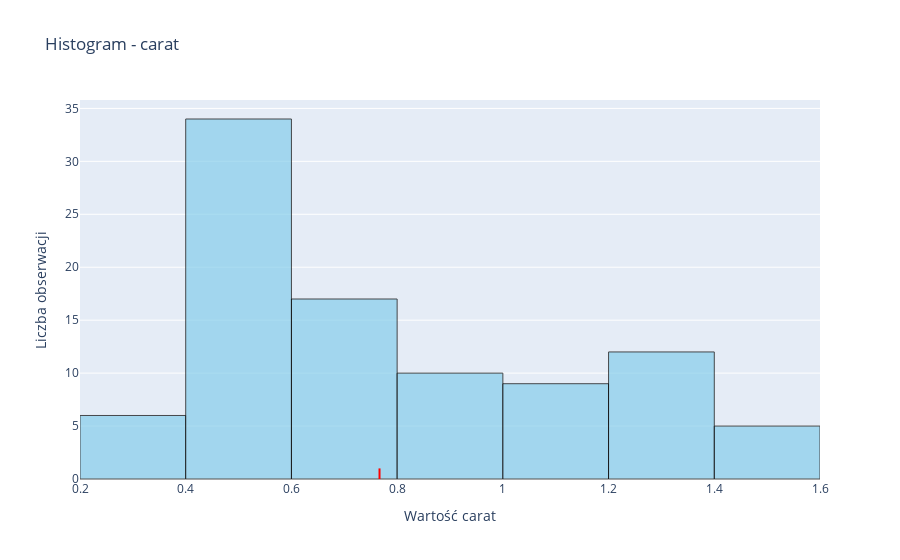
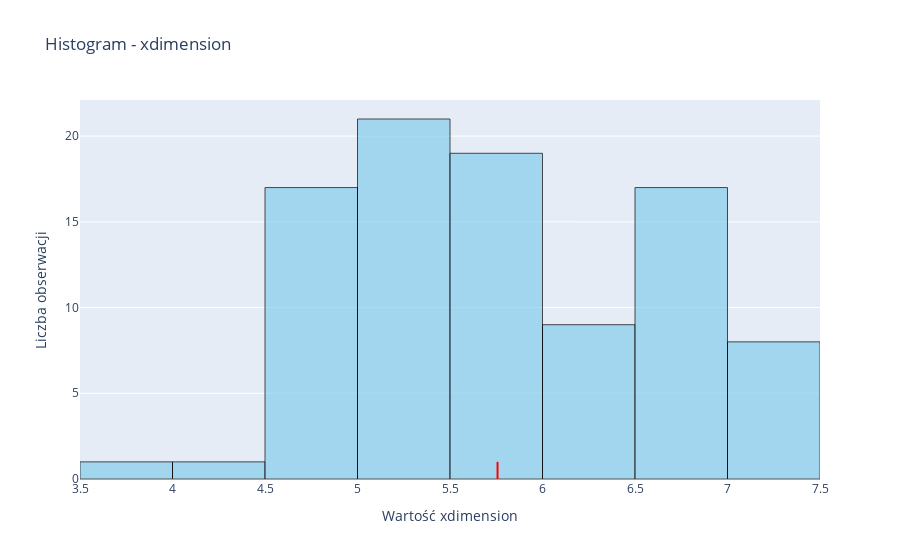
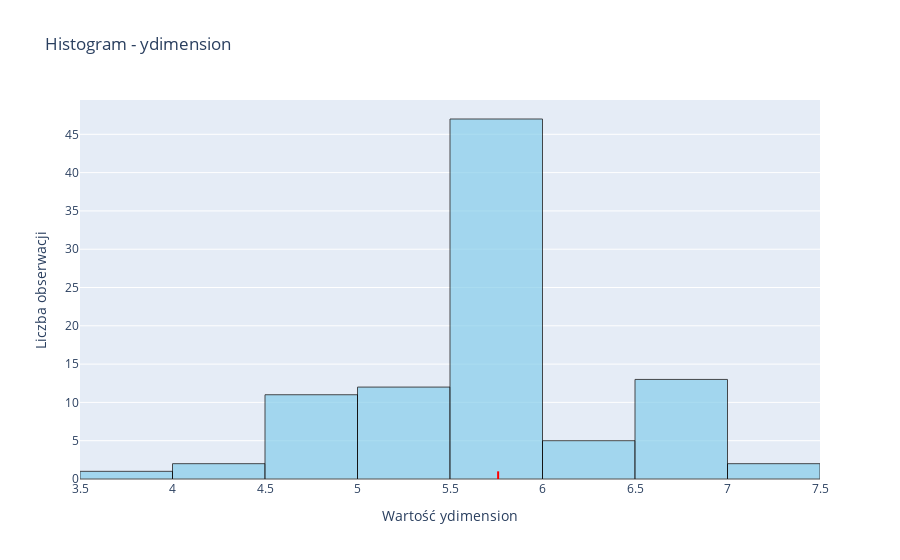
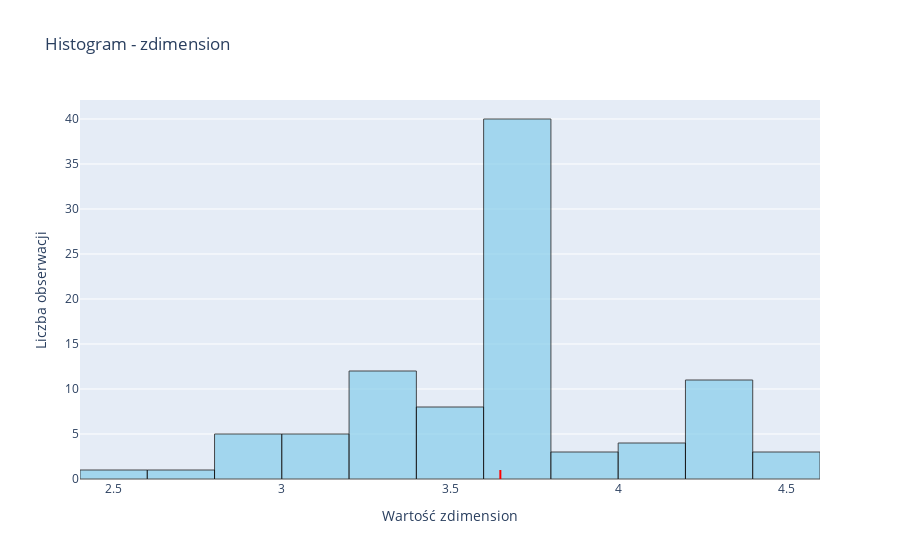

These figures' notebook cell, in order:
### Markdown cell above
WIZUALIZACJA:

### Code cell
import plotly.express as px
import plotly.graph_objects as go

numeric_columns = data_df.select_dtypes(include=['float64', 'int64']).columns

for column in numeric_columns:
    fig = px.histogram(data_df, x=column, title=f'Histogram - {column}', color_discrete_sequence=['skyblue'], opacity=0.7)

    average_column = data_df[column].mean()
    fig.add_shape(
        go.layout.Shape(
            type='line',
            x0=average_column,
            x1=average_column,
            y0=0,
            y1=1,
            line=dict(color='red', width=2)
        )
    )

    fig.update_layout(
        xaxis_title=f'Wartość {column}',
        yaxis_title="Liczba obserwacji",
    )
    fig.update_traces(marker=dict(line=dict(color='black', width=1)))

    fig.show()

### Figure 1 — Plotly figure (JSON) as saved in the notebook; plotly's stock layout.template omitted (floating-point values rounded to 4 significant figures)
{"data": [{"alignmentgroup": "True", "bingroup": "x", "hovertemplate": "carat=%{x}<br>count=%{y}<extra></extra>", "legendgroup": "", "marker": {"color": "skyblue", "line": {"color": "black", "width": 1}, "opacity": 0.7, "pattern": {"shape": ""}}, "name": "", "offsetgroup": "", "orientation": "v", "showlegend": false, "type": "histogram", "x": [0.5, 0.7, 1.2, 0.9, 0.5, 0.55, 0.7, 1.3, 1.4, 0.2, 0.35, 0.55, 0.65, 1.5, 0.9, 0.45, 0.95, 1.05, 0.45, 0.85, 0.95, 0.35, 0.55, 0.75, 0.65, 1.4, 0.3, 1.3, 0.4, 1.15, 0.55, 0.35, 0.75, 0.4, 0.55, 0.7, 0.9, 0.5, 1.2, 0.55, 1.3, 0.75, 0.5, 1.1, 0.9, 0.5, 1.15, 0.7, 0.65, 0.55, 0.6, 0.75, 1.4, 1.05, 0.55, 1.15, 0.7, 1.3, 1.2, 0.5, 0.45, 0.6, 1.1, 0.45, 0.7, 0.8, 0.55, 1.3, 0.5, 1.05, 0.4, 0.55, 0.8, 0.4, 0.85, 0.45, 1.2, 0.5, 1.4, 0.75, 0.4, 0.75, 1.35, 1.25, 0.5, 0.45, 0.55, 1.2, 0.35, 0.5, 1.15, 0.4, 0.45], "xaxis": "x", "yaxis": "y"}], "layout": {"barmode": "relative", "legend": {"tracegroupgap": 0}, "shapes": [{"line": {"color": "red", "width": 2}, "type": "line", "x0": 0.7667, "x1": 0.7667, "y0": 0, "y1": 1}], "title": {"text": "Histogram - carat"}, "xaxis": {"anchor": "y", "domain": [0, 1], "title": {"text": "Wartość carat"}}, "yaxis": {"anchor": "x", "domain": [0, 1], "title": {"text": "Liczba obserwacji"}}}}

### Figure 2 — Plotly figure (JSON) as saved in the notebook; plotly's stock layout.template omitted (floating-point values rounded to 4 significant figures)
{"data": [{"alignmentgroup": "True", "bingroup": "x", "hovertemplate": "xdimension=%{x}<br>count=%{y}<extra></extra>", "legendgroup": "", "marker": {"color": "skyblue", "line": {"color": "black", "width": 1}, "opacity": 0.7, "pattern": {"shape": ""}}, "name": "", "offsetgroup": "", "orientation": "v", "showlegend": false, "type": "histogram", "x": [5.1, 5.7, 5.9, 6, 5.1, 5.3, 5.9, 6.9, 7.1, 3.9, 4.5, 5.4, 5.6, 7.2, 6.1, 4.9, 6.3, 6.6, 4.8, 5.8, 6.3, 4.6, 5.4, 5.7, 5.6, 7.1, 4.4, 6.9, 4.8, 6.5, 5.3, 4.5, 5.8, 4.7, 5.3, 5.7, 6.2, 5.2, 6.8, 5.4, 6.9, 5.9, 5.1, 6.6, 6.2, 5.2, 6.7, 5.7, 5.6, 5.3, 5.5, 5.9, 7.1, 6.7, 5.3, 6.8, 5.7, 7, 6.9, 5.1, 4.9, 5.5, 6.7, 4.9, 5.7, 6, 5.4, 7, 5.2, 6.6, 4.7, 5.3, 6.1, 4.8, 6.2, 4.9, 6.9, 5.1, 7.2, 5.9, 4.7, 5.9, 7.2, 6.9, 5.2, 4.8, 5.4, 6.8, 4.5, 5.1, 6.8, 4.7, 4.9], "xaxis": "x", "yaxis": "y"}], "layout": {"barmode": "relative", "legend": {"tracegroupgap": 0}, "shapes": [{"line": {"color": "red", "width": 2}, "type": "line", "x0": 5.757, "x1": 5.757, "y0": 0, "y1": 1}], "title": {"text": "Histogram - xdimension"}, "xaxis": {"anchor": "y", "domain": [0, 1], "title": {"text": "Wartość xdimension"}}, "yaxis": {"anchor": "x", "domain": [0, 1], "title": {"text": "Liczba obserwacji"}}}}

### Figure 3 — Plotly figure (JSON) as saved in the notebook; plotly's stock layout.template omitted (floating-point values rounded to 4 significant figures)
{"data": [{"alignmentgroup": "True", "bingroup": "x", "hovertemplate": "ydimension=%{x}<br>count=%{y}<extra></extra>", "legendgroup": "", "marker": {"color": "skyblue", "line": {"color": "black", "width": 1}, "opacity": 0.7, "pattern": {"shape": ""}}, "name": "", "offsetgroup": "", "orientation": "v", "showlegend": false, "type": "histogram", "x": [5.15, 5.85, 6.82, 5.85, 5.85, 5.29, 5.79, 5.85, 7.12, 3.89, 4.52, 5.42, 5.85, 7.18, 6.12, 4.91, 5.85, 6.58, 4.82, 5.82, 6.31, 5.85, 5.85, 5.71, 5.58, 5.85, 4.41, 5.85, 4.78, 5.85, 5.85, 4.52, 5.81, 4.69, 5.85, 5.69, 6.22, 5.85, 5.85, 5.85, 6.92, 5.85, 5.85, 6.58, 5.85, 5.23, 6.71, 5.68, 5.57, 5.85, 5.49, 5.88, 5.85, 6.68, 5.29, 6.82, 5.68, 5.85, 6.89, 5.85, 5.85, 5.49, 5.85, 4.88, 5.85, 5.85, 5.39, 5.85, 5.19, 6.62, 5.85, 5.85, 6.08, 4.78, 6.21, 5.85, 6.88, 5.12, 5.85, 5.91, 4.69, 5.89, 5.85, 6.91, 5.85, 4.81, 5.38, 6.81, 4.49, 5.11, 6.85, 5.85, 4.89], "xaxis": "x", "yaxis": "y"}], "layout": {"barmode": "relative", "legend": {"tracegroupgap": 0}, "shapes": [{"line": {"color": "red", "width": 2}, "type": "line", "x0": 5.76, "x1": 5.76, "y0": 0, "y1": 1}], "title": {"text": "Histogram - ydimension"}, "xaxis": {"anchor": "y", "domain": [0, 1], "title": {"text": "Wartość ydimension"}}, "yaxis": {"anchor": "x", "domain": [0, 1], "title": {"text": "Liczba obserwacji"}}}}

### Figure 4 — Plotly figure (JSON) as saved in the notebook; plotly's stock layout.template omitted (floating-point values rounded to 4 significant figures)
{"data": [{"alignmentgroup": "True", "bingroup": "x", "hovertemplate": "zdimension=%{x}<br>count=%{y}<extra></extra>", "legendgroup": "", "marker": {"color": "skyblue", "line": {"color": "black", "width": 1}, "opacity": 0.7, "pattern": {"shape": ""}}, "name": "", "offsetgroup": "", "orientation": "v", "showlegend": false, "type": "histogram", "x": [3.2, 3.52, 4.2, 3.7, 3.2, 3.715, 3.57, 4.3, 3.715, 2.41, 3.715, 3.35, 3.47, 3.715, 3.78, 3.715, 3.9, 3.715, 3.01, 3.715, 3.91, 2.85, 3.35, 3.715, 3.48, 4.39, 3.715, 4.26, 2.96, 4.02, 3.29, 2.79, 3.715, 2.91, 3.28, 3.53, 3.715, 3.22, 4.2, 3.34, 3.715, 3.65, 3.17, 3.715, 3.85, 3.715, 4.14, 3.53, 3.715, 3.28, 3.715, 3.65, 4.4, 3.715, 3.715, 4.21, 3.52, 4.33, 3.715, 3.16, 3.02, 3.715, 4.15, 3.715, 3.54, 3.72, 3.33, 4.33, 3.715, 4.09, 2.92, 3.29, 3.715, 3.715, 3.715, 3.03, 4.27, 3.715, 4.45, 3.66, 3.715, 3.715, 4.46, 3.715, 3.22, 3.715, 3.715, 4.21, 3.715, 3.715, 4.23, 2.91, 3.715], "xaxis": "x", "yaxis": "y"}], "layout": {"barmode": "relative", "legend": {"tracegroupgap": 0}, "shapes": [{"line": {"color": "red", "width": 2}, "type": "line", "x0": 3.65, "x1": 3.65, "y0": 0, "y1": 1}], "title": {"text": "Histogram - zdimension"}, "xaxis": {"anchor": "y", "domain": [0, 1], "title": {"text": "Wartość zdimension"}}, "yaxis": {"anchor": "x", "domain": [0, 1], "title": {"text": "Liczba obserwacji"}}}}
